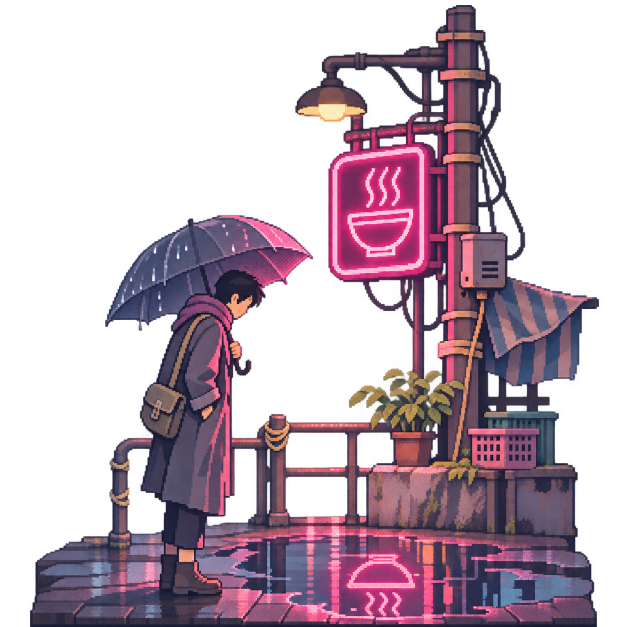
#> input picture art-src/night/np-duo-water-neon.png, 1254 x 1254 px, given in place of np-sky-water-1.png, which was not available (shown at 1/2 size)
$ python art-night-preview.py ../art-src/night/np-duo-water-neon.png ../art-src/night/np-focal-hunger-1.png
#> lines starting #> are read from the running program, lines starting #| are printed output that depends on the picture; after the words box and inside, x2 and y2 are one past the last pixel; in counts of white or black regions, pixels touching at a corner belong together
#!/usr/bin/env python3
"""創作之夜：用製作人的素材組成「玩家的畫」的預覽（審核新素材用）。

做法見 docs/art-prompts/night-painting.md 第八節：裁切、按類別縮放、舞台位置、自動找發光的像素、
光暈和水面長影、倒影、「合」之前燈未亮。現在組成試做批的兩幅畫：「雨夜」（另有逐筆的四個階段）和「黃昏的家」。
每幅畫輸出合成圖，以及背景（天和水）、前景（物件和碼頭）、發光三層，給網頁做水波、閃爍和雨。

用法：python3 tools/art-night-preview.py <素材資料夾，例如 art-src/night> <輸出資料夾>
需要 numpy 和 Pillow。
"""
import json
import os
import sys

import numpy as np
from PIL import Image, ImageFilter

W, H = 960, 600
HORIZON = 362
PIER_TOP = 566


def load(folder, name):
    im = Image.open(os.path.join(folder, name + '.png')).convert('RGBA')
    a = np.array(im)
    if name.startswith('np-sky'):
        return im
    alpha = a[..., 3] > 24
    ys, xs = np.where(alpha)
    return im.crop((xs.min(), ys.min(), xs.max() + 1, ys.max() + 1))


def scale_h(im, h):
    w = max(1, round(im.width * h / im.height))
    return im.resize((w, h), Image.LANCZOS)


def scale_w(im, w):
    h = max(1, round(im.height * w / im.width))
    return im.resize((w, h), Image.LANCZOS)


def crisp_alpha(im):
    """像素畫的邊緣：透明度只分有和無。"""
    a = np.array(im)
    a[..., 3] = np.where(a[..., 3] > 110, 255, 0)
    return Image.fromarray(a)


def emissive(im, strict=False):
    """找出發光的像素：亮而且有顏色（窗、燈籠、霓虹、火），或者接近白色的燈泡。"""
    a = np.array(im.convert('RGBA')).astype(float) / 255
    rgb, al = a[..., :3], a[..., 3]
    mx, mn = rgb.max(-1), rgb.min(-1)
    sat = (mx - mn) / (mx + 1e-6)
    lum = 0.299 * rgb[..., 0] + 0.587 * rgb[..., 1] + 0.114 * rgb[..., 2]
    hot = ((mx > (0.82 if strict else 0.78)) & (sat > 0.30) & (lum > 0.50)) | (lum > 0.88)
    m = hot & (al > 0.5)
    out = np.zeros_like(a)
    out[..., :3] = rgb * m[..., None]
    out[..., 3] = m
    return Image.fromarray((out * 255).astype(np.uint8))


def haze(im, color, amount):
    a = np.array(im).astype(float)
    a[..., :3] = a[..., :3] * (1 - amount) + np.array(color) * amount
    return Image.fromarray(a.astype(np.uint8))


def darken(im, k):
    a = np.array(im).astype(float)
    a[..., :3] *= k
    return Image.fromarray(a.clip(0, 255).astype(np.uint8))


class Painting:
    def __init__(self, sky):
        s = sky.resize((W, round(sky.height * W / sky.width)), Image.LANCZOS)
        top = max(0, round(0.60 * s.height) - HORIZON)
        self.sky = s.crop((0, top, W, top + H)).convert('RGBA')
        self.layers = []  # (圖, x, y, 會倒影, 水線)
        self.glow = Image.new('RGBA', (W, H), (0, 0, 0, 0))
        self.horizon_color = tuple(np.array(self.sky)[HORIZON - 6, :, :3].mean(0).astype(int))

    def add(self, im, cx, base_y, reflect=False, waterline=None, glow=1.0, hazed=0.0, shade=1.0):
        if hazed:
            im = haze(im, self.horizon_color, hazed)
        if shade != 1.0:
            im = darken(im, shade)
        im = crisp_alpha(im)
        x, y = round(cx - im.width / 2), round(base_y - im.height)
        self.layers.append((im, x, y, reflect, waterline if waterline is not None else base_y, glow))

    def pier(self):
        deck = Image.new('RGBA', (W, H - PIER_TOP), (0, 0, 0, 0))
        a = np.zeros((H - PIER_TOP, W, 4), np.uint8)
        a[..., :3] = (38, 28, 24)
        a[..., 3] = 255
        a[0:2, :, :3] = (92, 70, 52)    # 邊緣受光
        for y in range(6, H - PIER_TOP, 7):
            a[y, :, :3] = (28, 20, 18)  # 木板縫
        rng = np.random.default_rng(7)
        for x in range(0, W, 46):
            off = rng.integers(0, 40)
            a[3:, (x + off) % W, :3] = (30, 22, 19)
        self.deck = Image.fromarray(a)

    def render(self, ripple=0.0, lights_on=1.0, sky_reflect=0.40):
        base = self.sky.copy()
        if sky_reflect:
            band = self.sky.crop((0, HORIZON - 150, W, HORIZON)).transpose(Image.FLIP_TOP_BOTTOM)
            ba = np.array(band).astype(float)
            ba[..., 3] = 255 * sky_reflect * np.linspace(1, 0, ba.shape[0])[:, None]
            ba[..., :3] *= 0.8
            base.alpha_composite(Image.fromarray(ba.astype(np.uint8)), (0, HORIZON))
        water = Image.new('RGBA', (W, H), (0, 0, 0, 0))
        self.orig = [l[0] for l in self.layers]

        def lit(im, g):
            """合之前燈未亮：發光的像素調暗。"""
            if lights_on >= 1 or g <= 0:
                return im
            a = np.array(im).astype(float)
            m = np.array(emissive(im))[..., 3] > 0
            a[m, :3] *= 0.30 + 0.45 * lights_on
            return Image.fromarray(a.clip(0, 255).astype(np.uint8))
        self.layers = [(lit(im, g), x, y, refl, wl, g) for im, x, y, refl, wl, g in self.layers]
        for im, x, y, refl, wl, g in self.layers:
            base.alpha_composite(im, (x, y))
            if refl:
                r = darken(im.transpose(Image.FLIP_TOP_BOTTOM), 0.45)
                ra = np.array(r).astype(float)
                fade = np.linspace(0.75, 0.0, r.height)[:, None]
                ra[..., 3] *= fade
                water.alpha_composite(Image.fromarray(ra.astype(np.uint8)), (x, wl))
        # 倒影只在水面範圍（地平線以下、碼頭以上）
        wa = np.array(water)
        wa[:HORIZON] = 0
        wa[PIER_TOP:] = 0
        bg = self.sky.copy()
        if sky_reflect:
            bg.alpha_composite(Image.fromarray(ba.astype(np.uint8)), (0, HORIZON))
        bg.alpha_composite(Image.fromarray(wa))
        fg = Image.new('RGBA', (W, H), (0, 0, 0, 0))
        for im, x, y, refl, wl, g in self.layers:
            if y + im.height < PIER_TOP:
                fg.alpha_composite(im, (x, y))
        if hasattr(self, 'deck'):
            fg.alpha_composite(self.deck, (0, PIER_TOP))
        for im, x, y, refl, wl, g in self.layers:
            if y + im.height >= PIER_TOP:
                fg.alpha_composite(im, (x, y))
        self.bg, self.fg = bg, fg
        base.alpha_composite(Image.fromarray(wa))
        # 碼頭在倒影之上、人物之下：重新疊一次站在碼頭上的人和物
        if hasattr(self, 'deck'):
            base.alpha_composite(self.deck, (0, PIER_TOP))
            for im, x, y, refl, wl, g in self.layers:
                if y + im.height >= PIER_TOP:
                    base.alpha_composite(im, (x, y))
        # 發光層
        em = Image.new('RGBA', (W, H), (0, 0, 0, 0))
        for (im, x, y, refl, wl, g), orig in zip(self.layers, self.orig):
            if g > 0:
                e = emissive(orig)
                if g != 1.0:
                    e = darken(e, g)
                em.alpha_composite(e, (x, y))
        e_rgb = np.array(em).astype(float)[..., :3]
        near = np.array(Image.fromarray(e_rgb.astype(np.uint8)).filter(ImageFilter.GaussianBlur(5))).astype(float)
        far = np.array(Image.fromarray(e_rgb.astype(np.uint8)).filter(ImageFilter.GaussianBlur(18))).astype(float)
        glow = (near * 1.1 + far * 1.6) * lights_on
        # 燈在水面的長倒影：把發光圖上下翻轉、拉長、模糊
        streak = np.zeros_like(glow)
        for (im, x, y, refl, wl, g), orig in zip(self.layers, self.orig):
            if not refl or g <= 0:
                continue
            e = np.array(emissive(orig, strict=True).transpose(Image.FLIP_TOP_BOTTOM)).astype(float)[..., :3]
            hgt = min(H - wl, e.shape[0] * 2)
            if hgt <= 0:
                continue
            e = np.array(Image.fromarray(e.astype(np.uint8)).resize((e.shape[1], hgt), Image.BILINEAR)).astype(float)
            e = np.array(Image.fromarray(e.astype(np.uint8)).filter(ImageFilter.BoxBlur(2))).astype(float)
            x0, x1 = max(0, x), min(W, x + e.shape[1])
            if x1 > x0:
                streak[wl:wl + hgt, x0:x1] += e[:, x0 - x:x1 - x] * np.linspace(0.9, 0.0, hgt)[:, None, None]
        streak[:HORIZON] = 0
        streak[PIER_TOP:] = 0
        glow += streak * 0.8 * lights_on
        b = np.array(base).astype(float)[..., :3]
        yy, xx = np.mgrid[0:H, 0:W]
        vig = np.clip(1 - 0.35 * (((xx - W / 2) / (W / 2)) ** 2 + ((yy - H / 2) / (H / 2)) ** 2) ** 1.5, 0.55, 1)[..., None]
        self.base_only = Image.fromarray((b * vig).clip(0, 255).astype(np.uint8))
        out = 255 - (255 - b) * (255 - np.clip(glow, 0, 255)) / 255  # screen
        # 四邊暗角
        yy, xx = np.mgrid[0:H, 0:W]
        v = 1 - 0.35 * (((xx - W / 2) / (W / 2)) ** 2 + ((yy - H / 2) / (H / 2)) ** 2) ** 1.5
        out *= np.clip(v, 0.55, 1)[..., None]
        return Image.fromarray(out.clip(0, 255).astype(np.uint8)), np.clip(glow, 0, 255).astype(np.uint8)


def quantize(img, colors=64):
    return img.convert('RGB').quantize(colors=colors, method=Image.Quantize.MEDIANCUT, dither=Image.Dither.NONE).convert('RGB')


def main():
    src, out = sys.argv[1], sys.argv[2]
    os.makedirs(out, exist_ok=True)
    A = {n: load(src, n) for n in ['np-sky-water-1', 'np-sky-warmth-1', 'np-far-old', 'np-mid-warmth-1', 'np-mid-water-1',
                                     'np-focal-water-1', 'np-focal-hunger-1', 'np-duo-water-neon']}
#> in load, im is the input picture: PIL image 1254x1254 RGBA; mean R, G, B, A 55.2, 35.1, 47.6, 109.3
#> call 2 of load, with folder = '../art-src/night/np-duo-water-neon.png', name = 'np-sky-warmth-1'
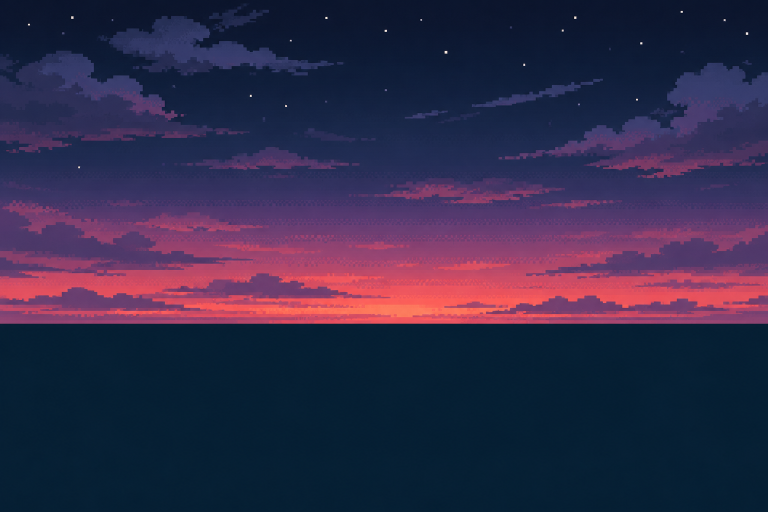
#> input picture art-src/night/np-sky-warmth-1.png, 1536 x 1024 px, found by its file name (shown at 1/2 size)
#> call 3 of load, with folder = '../art-src/night/np-duo-water-neon.png', name = 'np-far-old'
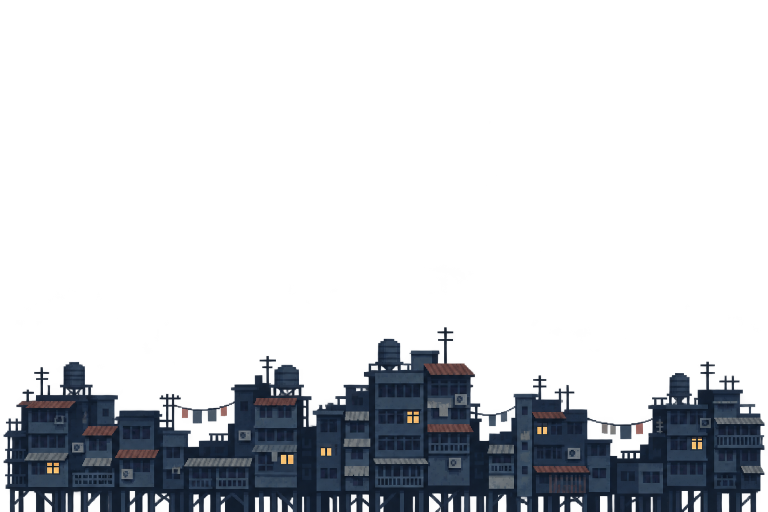
#> input picture art-src/night/np-far-old.png, 1536 x 1024 px, found by its file name (shown at 1/2 size)
#> in load, im is the input picture: PIL image 1536x1024 RGBA; mean R, G, B, A 11.2, 14.5, 19.8, 53
#> in load (call 3), `alpha = a[..., 3] > 24`: alpha: shape (1024, 1536) bool; 21.4% white; 6 white regions (5 under 20 px), largest, box (x1, y1, x2, y2) and area: (7, 654, 1529, 1024) 337180
#> call 4 of load, with folder = '../art-src/night/np-duo-water-neon.png', name = 'np-mid-warmth-1'
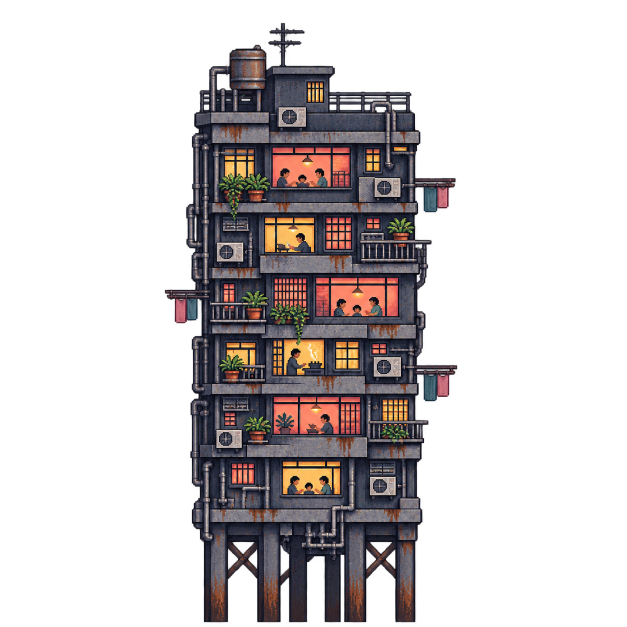
#> input picture art-src/night/np-mid-warmth-1.png, 1254 x 1254 px, found by its file name (shown at 1/2 size)
#> in load, im is the input picture: PIL image 1254x1254 RGBA; mean R, G, B, A 27.6, 23.1, 23.8, 76.1
#> in load (call 4), `alpha = a[..., 3] > 24`: alpha: shape (1254, 1254) bool; 30.6% white; 3 white regions (2 under 20 px), largest, box (x1, y1, x2, y2) and area: (329, 45, 915, 1245) 480621
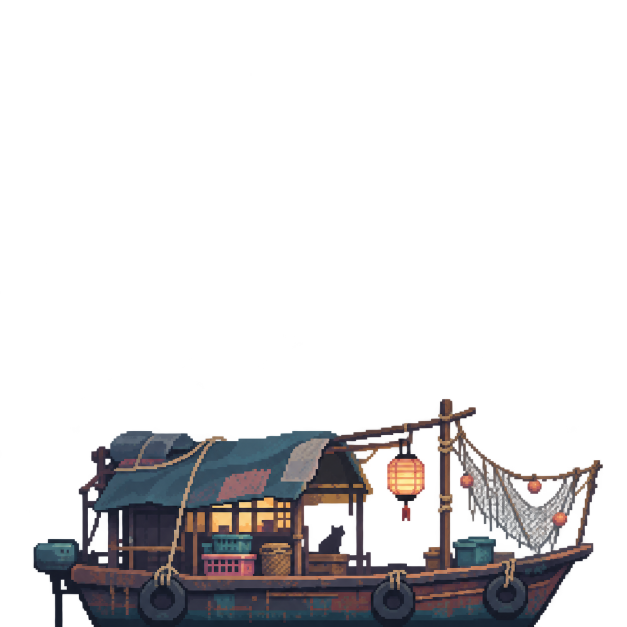
#> input picture art-src/night/np-mid-water-1.png, 1254 x 1254 px, found by its file name (shown at 1/2 size)
#> in load, im is the input picture: PIL image 1254x1254 RGBA; mean R, G, B, A 16.7, 15.1, 16.2, 49.1
#> in load (call 5), `alpha = a[..., 3] > 24`: alpha: shape (1254, 1254) bool; 20.3% white; 11 white regions (10 under 20 px), largest, box (x1, y1, x2, y2) and area: (67, 798, 1206, 1254) 319900
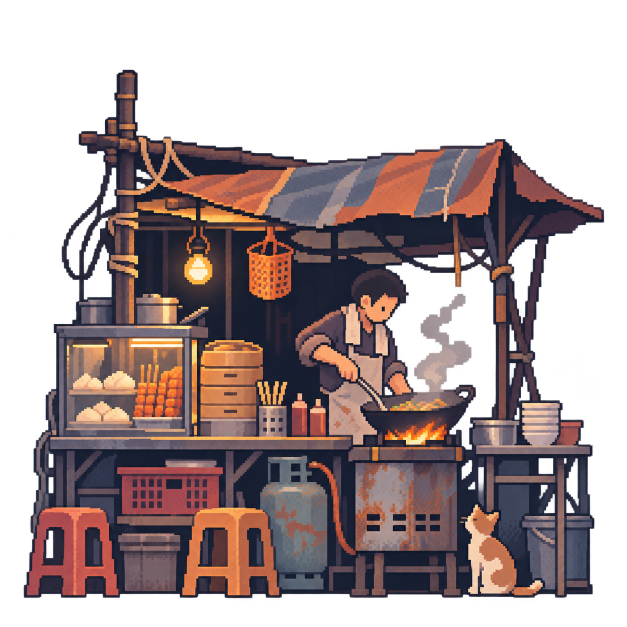
#> input picture art-src/night/np-focal-hunger-1.png, 1254 x 1254 px, given in place of np-focal-water-1.png, which was not available (shown at 1/2 size)
#> in load, im is the input picture: PIL image 1254x1254 RGBA; mean R, G, B, A 59.1, 44.2, 44.5, 136.2
#> in load (call 6), `alpha = a[..., 3] > 24`: alpha: shape (1254, 1254) bool; 54.5% white; 33 black regions (2 under 20 px), largest, box (x1, y1, x2, y2) and area: (0, 0, 1254, 1254) 655248, (772, 526, 991, 899) 38575, (1017, 480, 1074, 646) 4572
#> in load (call 8), `alpha = a[..., 3] > 24`: alpha: shape (1254, 1254) bool; 44.2% white; 1 white region, box (x1, y1, x2, y2) and area: (60, 10, 1198, 1254) 694416
#> A = 8 items
    far = scale_h(A['np-far-old'], 70)
    far2 = scale_h(A['np-far-old'], 48)
    tower = scale_h(A['np-mid-warmth-1'], 250)
    boat = scale_w(A['np-mid-water-1'], 190)
    walker = scale_h(A['np-focal-water-1'], 236)
    stall = scale_h(A['np-focal-hunger-1'], 230)
    duo = scale_h(A['np-duo-water-neon'], 300)
    meta = {}

    def skyline(p, shade=1.0, hz=0.35):
        for i, x in enumerate(range(-60, W + 200, far2.width - 6)):
            p.add(far2, x + far2.width / 2, HORIZON + 2, reflect=False, glow=0.5, hazed=hz + 0.2, shade=shade)
        for i, x in enumerate(range(-140, W + 200, far.width - 4)):
            p.add(far, x + far.width / 2, HORIZON + 4, reflect=True, waterline=HORIZON + 4, glow=0.8, hazed=hz, shade=shade)

    # 一：雨夜（水・霓虹）——四個階段：天空和遠景 → 中景 → 主角 → 合（燈全亮）
    stages = []
    for step in range(4):
        p = Painting(A['np-sky-water-1'])
        skyline(p)
        if step >= 1:
            p.add(tower, 175, 452, reflect=True, waterline=452)
            p.add(boat, 868, 468, reflect=True, waterline=460)
        if step >= 2:
            p.pier()
            p.add(walker, 300, PIER_TOP + 14)
            p.add(duo, 640, PIER_TOP + 14)
        img, glow = p.render(lights_on=1.0 if step == 3 else 0.0)
        stages.append(img)
        img.save(os.path.join(out, 'rain-%d.png' % (step + 1)))
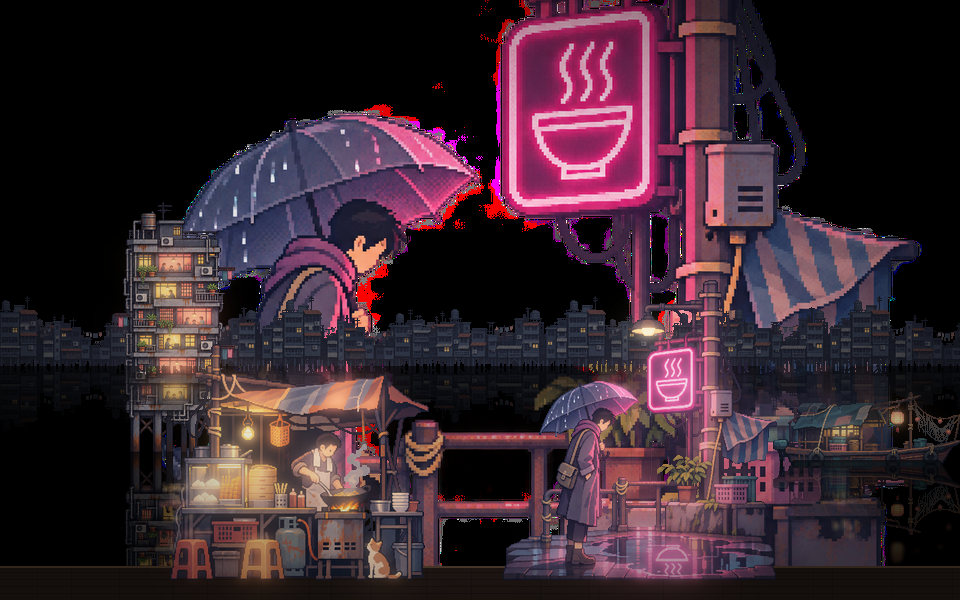
#> img: PIL image 960x600 RGB; mean R, G, B 56.5, 37.2, 46.6
#> after the loop, stages = 4 items
    Image.fromarray(glow).save(os.path.join(out, 'rain-glow.png'))
    p.base_only.save(os.path.join(out, 'rain-base.png'))
    p.bg.save(os.path.join(out, 'rain-bg.png'))
    p.fg.save(os.path.join(out, 'rain-fg.png'))

    # 二：黃昏的家（人情・飢餓）
    p = Painting(A['np-sky-warmth-1'])
    skyline(p, shade=0.55, hz=0.25)
    p.add(tower, 770, 456, reflect=True, waterline=456)
    p.add(boat, 250, 472, reflect=True, waterline=464)
    p.pier()
#> in pier (call 3), `deck = Image.new('RGBA', (W, H - PIER_TOP), (0, 0, 0, 0))`: deck: PIL image 960x34 RGBA; every value is 0
    p.add(stall, 470, PIER_TOP + 12)
    img, glow = p.render()
#> in render (call 5), `ba[..., 3] = 255 * sky_reflect * np.linspace(1, 0, ba.shape[0])[:, None]`:
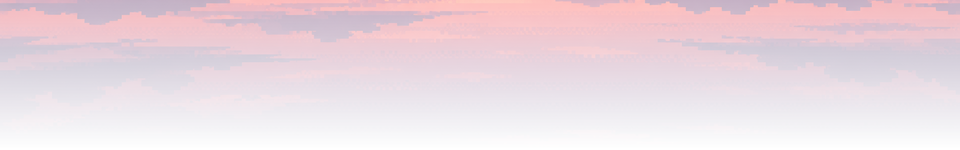
#> ba: shape (150, 960, 4) float64; mean R, G, B, A 130, 64.6, 105.6, 51; transparent parts drawn white
#> in render (call 5), `self.orig = [l[0] for l in self.layers]`: self.orig = 15 items
#> the loop in render (call 5), `for im, x, y, refl, wl, g in self.layers:` made 15 passes
#> (x, y, refl, wl, g) on passes 1 to 12: (-60, 316, False, 364, 0.5), (131, 316, False, 364, 0.5), (322, 316, False, 364, 0.5), (513, 316, False, 364, 0.5), (704, 316, False, 364, 0.5), (895, 316, False, 364, 0.5), (1086, 316, False, 364, 0.5), (-140, 296, True, 366, 0.8), (144, 296, True, 366, 0.8), (428, 296, True, 366, 0.8), (712, 296, True, 366, 0.8), (996, 296, True, 366, 0.8)
#> the loop in render (call 5), `for (im, x, y, refl, wl, g), orig in zip(self.layers, self.orig):` made 15 passes
    img.save(os.path.join(out, 'dusk.png'))
    Image.fromarray(glow).save(os.path.join(out, 'dusk-glow.png'))
    p.base_only.save(os.path.join(out, 'dusk-base.png'))
    p.bg.save(os.path.join(out, 'dusk-bg.png'))
    p.fg.save(os.path.join(out, 'dusk-fg.png'))
    json.dump(dict(W=W, H=H, horizon=HORIZON, pier=PIER_TOP), open(os.path.join(out, 'stage.json'), 'w'))


if __name__ == '__main__':
    main()
